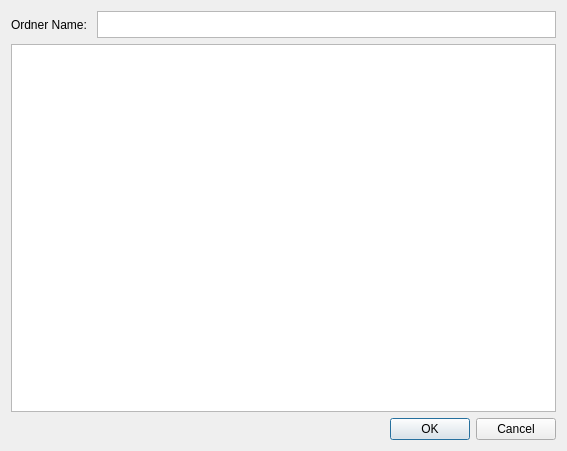
<?xml version="1.0" encoding="UTF-8"?>
<ui version="4.0">
 <class>UploadDialog</class>
 <widget class="QDialog" name="UploadDialog">
  <property name="geometry">
   <rect>
    <x>0</x>
    <y>0</y>
    <width>567</width>
    <height>451</height>
   </rect>
  </property>
  <property name="windowTitle">
   <string>Dialog</string>
  </property>
  <layout class="QVBoxLayout" name="verticalLayout">
   <item>
    <layout class="QHBoxLayout" name="horizontalLayout">
     <item>
      <widget class="QLabel" name="label">
       <property name="text">
        <string>Ordner Name: </string>
       </property>
      </widget>
     </item>
     <item>
      <widget class="QTextEdit" name="textEditFolder">
       <property name="sizePolicy">
        <sizepolicy hsizetype="Expanding" vsizetype="Maximum">
         <horstretch>0</horstretch>
         <verstretch>0</verstretch>
        </sizepolicy>
       </property>
       <property name="maximumSize">
        <size>
         <width>500</width>
         <height>27</height>
        </size>
       </property>
       <property name="contextMenuPolicy">
        <enum>Qt::NoContextMenu</enum>
       </property>
      </widget>
     </item>
    </layout>
   </item>
   <item>
    <widget class="QListWidget" name="listWidgetFiles">
     <property name="contextMenuPolicy">
      <enum>Qt::NoContextMenu</enum>
     </property>
    </widget>
   </item>
   <item>
    <widget class="QDialogButtonBox" name="buttonBox">
     <property name="orientation">
      <enum>Qt::Horizontal</enum>
     </property>
     <property name="standardButtons">
      <set>QDialogButtonBox::Cancel|QDialogButtonBox::Ok</set>
     </property>
    </widget>
   </item>
  </layout>
 </widget>
 <resources/>
 <connections>
  <connection>
   <sender>buttonBox</sender>
   <signal>accepted()</signal>
   <receiver>UploadDialog</receiver>
   <slot>accept()</slot>
   <hints>
    <hint type="sourcelabel">
     <x>248</x>
     <y>254</y>
    </hint>
    <hint type="destinationlabel">
     <x>157</x>
     <y>274</y>
    </hint>
   </hints>
  </connection>
  <connection>
   <sender>buttonBox</sender>
   <signal>rejected()</signal>
   <receiver>UploadDialog</receiver>
   <slot>reject()</slot>
   <hints>
    <hint type="sourcelabel">
     <x>316</x>
     <y>260</y>
    </hint>
    <hint type="destinationlabel">
     <x>286</x>
     <y>274</y>
    </hint>
   </hints>
  </connection>
 </connections>
</ui>
